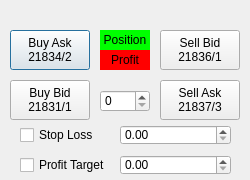
<?xml version="1.0" encoding="UTF-8"?>
<ui version="4.0">
 <class>SwingTradeDialog</class>
 <widget class="QDialog" name="SwingTradeDialog">
  <property name="geometry">
   <rect>
    <x>0</x>
    <y>0</y>
    <width>250</width>
    <height>180</height>
   </rect>
  </property>
  <property name="windowTitle">
   <string/>
  </property>
  <widget class="QPushButton" name="pushButton_ba">
   <property name="geometry">
    <rect>
     <x>10</x>
     <y>30</y>
     <width>80</width>
     <height>40</height>
    </rect>
   </property>
   <property name="text">
    <string>Buy Ask
21834/2</string>
   </property>
  </widget>
  <widget class="QPushButton" name="pushButton_sb">
   <property name="geometry">
    <rect>
     <x>160</x>
     <y>30</y>
     <width>80</width>
     <height>40</height>
    </rect>
   </property>
   <property name="text">
    <string>Sell Bid
21836/1</string>
   </property>
  </widget>
  <widget class="QPushButton" name="pushButton_bb">
   <property name="geometry">
    <rect>
     <x>10</x>
     <y>80</y>
     <width>80</width>
     <height>40</height>
    </rect>
   </property>
   <property name="text">
    <string>Buy Bid
21831/1</string>
   </property>
  </widget>
  <widget class="QPushButton" name="pushButton_sa">
   <property name="geometry">
    <rect>
     <x>160</x>
     <y>80</y>
     <width>80</width>
     <height>40</height>
    </rect>
   </property>
   <property name="text">
    <string>Sell Ask
21837/3</string>
   </property>
  </widget>
  <widget class="QLabel" name="label_position">
   <property name="geometry">
    <rect>
     <x>100</x>
     <y>30</y>
     <width>50</width>
     <height>20</height>
    </rect>
   </property>
   <property name="styleSheet">
    <string notr="true">background-color: rgb(0, 255, 0);</string>
   </property>
   <property name="text">
    <string>Position</string>
   </property>
   <property name="textFormat">
    <enum>Qt::AutoText</enum>
   </property>
   <property name="alignment">
    <set>Qt::AlignCenter</set>
   </property>
  </widget>
  <widget class="QSpinBox" name="spinBox">
   <property name="geometry">
    <rect>
     <x>100</x>
     <y>90</y>
     <width>50</width>
     <height>22</height>
    </rect>
   </property>
  </widget>
  <widget class="QCheckBox" name="checkBox_2">
   <property name="geometry">
    <rect>
     <x>20</x>
     <y>120</y>
     <width>101</width>
     <height>30</height>
    </rect>
   </property>
   <property name="text">
    <string>Stop Loss</string>
   </property>
  </widget>
  <widget class="QDoubleSpinBox" name="doubleSpinBox">
   <property name="geometry">
    <rect>
     <x>120</x>
     <y>125</y>
     <width>111</width>
     <height>20</height>
    </rect>
   </property>
  </widget>
  <widget class="QDoubleSpinBox" name="doubleSpinBox_2">
   <property name="geometry">
    <rect>
     <x>120</x>
     <y>155</y>
     <width>111</width>
     <height>20</height>
    </rect>
   </property>
  </widget>
  <widget class="QCheckBox" name="checkBox_3">
   <property name="geometry">
    <rect>
     <x>20</x>
     <y>150</y>
     <width>101</width>
     <height>30</height>
    </rect>
   </property>
   <property name="text">
    <string>Profit Target</string>
   </property>
  </widget>
  <widget class="QLabel" name="label_profit">
   <property name="geometry">
    <rect>
     <x>100</x>
     <y>50</y>
     <width>50</width>
     <height>20</height>
    </rect>
   </property>
   <property name="styleSheet">
    <string notr="true">background-color: rgb(255, 0, 0);</string>
   </property>
   <property name="text">
    <string>Profit</string>
   </property>
   <property name="textFormat">
    <enum>Qt::AutoText</enum>
   </property>
   <property name="alignment">
    <set>Qt::AlignCenter</set>
   </property>
  </widget>
 </widget>
 <resources/>
 <connections/>
</ui>
